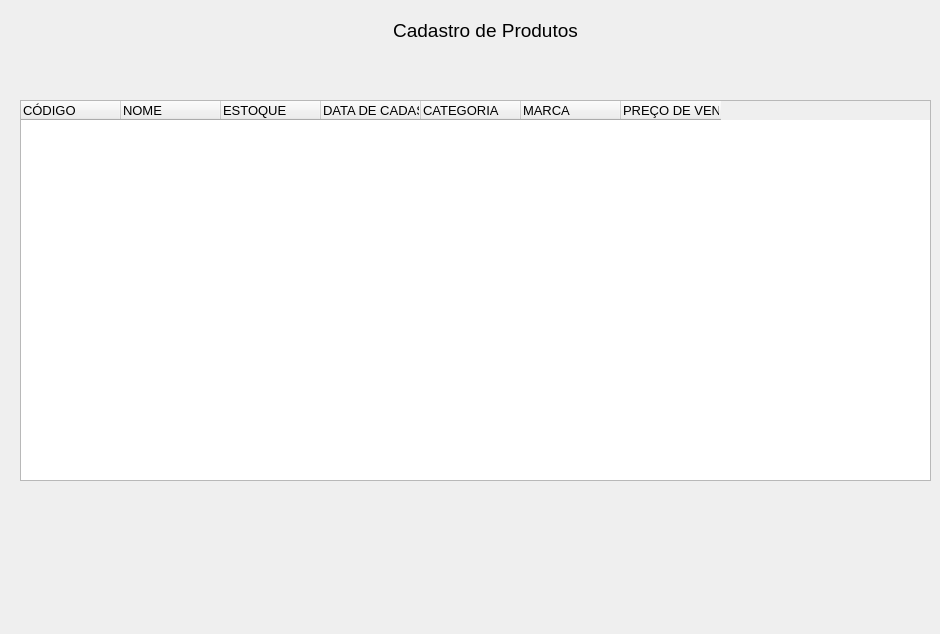
<?xml version="1.0" encoding="UTF-8"?>
<ui version="4.0">
 <class>table</class>
 <widget class="QDialog" name="table">
  <property name="geometry">
   <rect>
    <x>0</x>
    <y>0</y>
    <width>940</width>
    <height>634</height>
   </rect>
  </property>
  <property name="windowTitle">
   <string>Controle de Estoque</string>
  </property>
  <widget class="QLabel" name="label">
   <property name="geometry">
    <rect>
     <x>140</x>
     <y>20</y>
     <width>691</width>
     <height>20</height>
    </rect>
   </property>
   <property name="font">
    <font>
     <family>Arial</family>
     <pointsize>14</pointsize>
    </font>
   </property>
   <property name="text">
    <string>Cadastro de Produtos</string>
   </property>
   <property name="alignment">
    <set>Qt::AlignCenter</set>
   </property>
  </widget>
  <widget class="QTableWidget" name="tableWidget">
   <property name="geometry">
    <rect>
     <x>20</x>
     <y>100</y>
     <width>911</width>
     <height>381</height>
    </rect>
   </property>
   <property name="sizeAdjustPolicy">
    <enum>QAbstractScrollArea::AdjustIgnored</enum>
   </property>
   <property name="showGrid">
    <bool>true</bool>
   </property>
   <property name="gridStyle">
    <enum>Qt::SolidLine</enum>
   </property>
   <column>
    <property name="text">
     <string>CÓDIGO</string>
    </property>
    <property name="font">
     <font>
      <family>Arial</family>
      <pointsize>10</pointsize>
      <weight>50</weight>
      <bold>false</bold>
     </font>
    </property>
    <property name="textAlignment">
     <set>AlignJustify|AlignVCenter</set>
    </property>
   </column>
   <column>
    <property name="text">
     <string>NOME</string>
    </property>
    <property name="font">
     <font>
      <family>Arial</family>
      <pointsize>10</pointsize>
      <weight>50</weight>
      <bold>false</bold>
     </font>
    </property>
    <property name="textAlignment">
     <set>AlignJustify|AlignVCenter</set>
    </property>
   </column>
   <column>
    <property name="text">
     <string>ESTOQUE</string>
    </property>
    <property name="font">
     <font>
      <family>Arial</family>
      <pointsize>10</pointsize>
      <weight>50</weight>
      <bold>false</bold>
     </font>
    </property>
    <property name="textAlignment">
     <set>AlignJustify|AlignVCenter</set>
    </property>
   </column>
   <column>
    <property name="text">
     <string>DATA DE CADASTRO</string>
    </property>
    <property name="font">
     <font>
      <family>Arial</family>
      <pointsize>10</pointsize>
      <weight>50</weight>
      <bold>false</bold>
     </font>
    </property>
    <property name="textAlignment">
     <set>AlignJustify|AlignVCenter</set>
    </property>
   </column>
   <column>
    <property name="text">
     <string>CATEGORIA</string>
    </property>
    <property name="font">
     <font>
      <family>Arial</family>
      <pointsize>10</pointsize>
      <weight>50</weight>
      <bold>false</bold>
     </font>
    </property>
    <property name="textAlignment">
     <set>AlignJustify|AlignVCenter</set>
    </property>
   </column>
   <column>
    <property name="text">
     <string>MARCA</string>
    </property>
    <property name="font">
     <font>
      <family>Arial</family>
      <pointsize>10</pointsize>
      <weight>50</weight>
      <bold>false</bold>
     </font>
    </property>
    <property name="textAlignment">
     <set>AlignJustify|AlignVCenter</set>
    </property>
   </column>
   <column>
    <property name="text">
     <string>PREÇO DE VENDA</string>
    </property>
    <property name="font">
     <font>
      <family>Arial</family>
      <pointsize>10</pointsize>
      <weight>50</weight>
      <bold>false</bold>
     </font>
    </property>
    <property name="textAlignment">
     <set>AlignJustify|AlignVCenter</set>
    </property>
   </column>
  </widget>
 </widget>
 <resources/>
 <connections/>
</ui>
